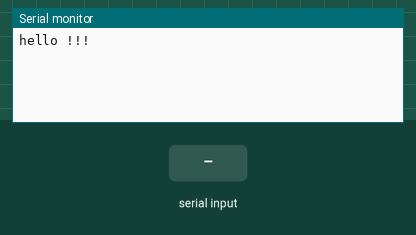
Simulated run of this sketch. Board: Arduino Uno, built with avr-gcc and run on an emulated ATmega328P. Parts: the last lines printed to the serial monitor. Inputs (shaded band) come from the test bench.

Above: at 1.2 s.
1.3 s: "1\n" received over Serial
At 2.3 s:
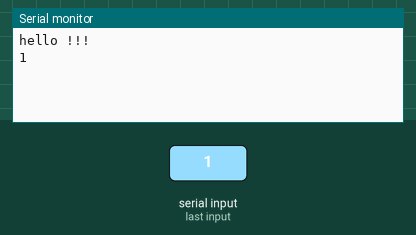
2.8 s: "0\n" received over Serial
At 3.4 s:
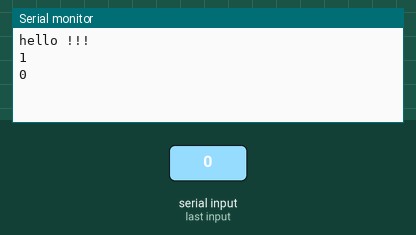
4.3 s: "2\n" received over Serial
At 5.8 s:
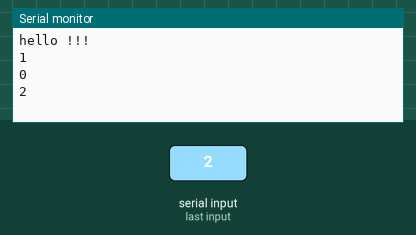

Measured:
- after the input at 1.3 s, the serial monitor: prints a new line at once (image 1)
- after the input at 2.8 s, the serial monitor: prints a new line at once (image 2)
- after the input at 4.3 s, the serial monitor: prints a new line at once (image 3)

The sketch:

transmitter_max.ino
```cpp
// Transmitter Arduino
void setup() {
  Serial.begin(9600); // Start serial communication
  Serial.println("hello !!!");
}

void loop() {
  if (Serial.available() > 0) {
    String message = Serial.readStringUntil('\n'); // Read your input
    Serial.println(message); // Send it out via TX
    delay(200); // Small delay to stabilize transmission
  }
}
```
